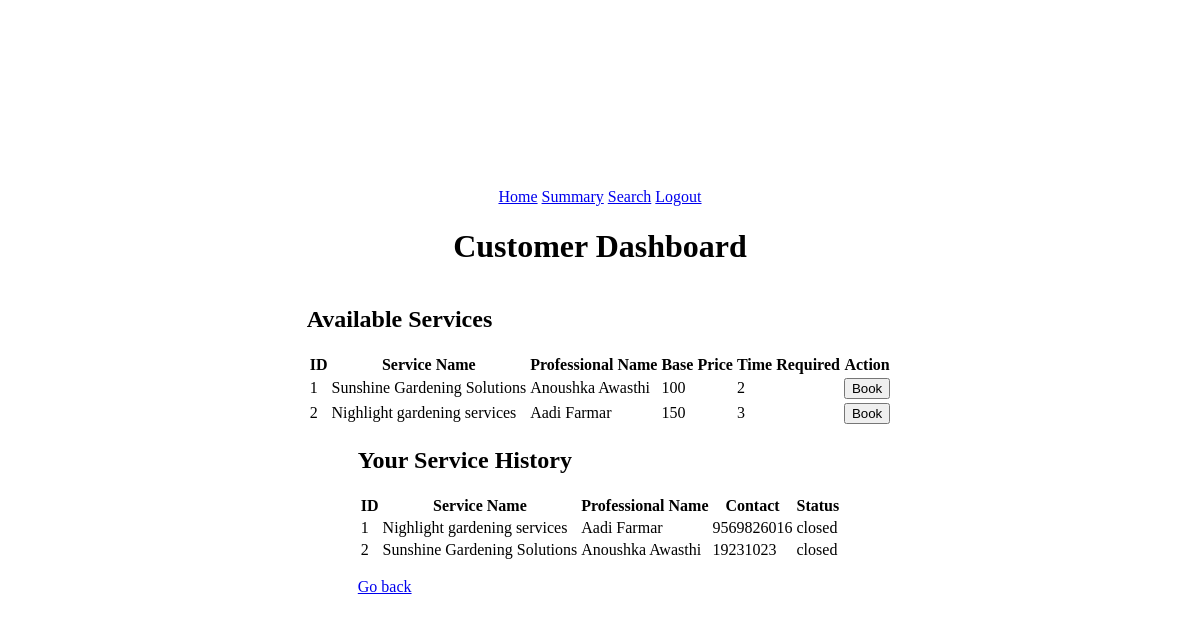
Page /customer_dashboard/2/gardening on the committed database.
### application/models.py (models this page shows)
class User(db.Model):
    __tablename__ = 'Users'
    id = db.Column(db.Integer, primary_key=True, autoincrement=True)
    email = db.Column(db.String, nullable=False, unique=True)
    password = db.Column(db.String, nullable=False)
    name = db.Column(db.String, nullable=False)
    role = db.Column(db.String, nullable=False)
    service_id = db.Column(db.Integer, db.ForeignKey('Services.id'), nullable=True)
    service_name = db.Column(db.String, nullable = True)
    service_category = db.Column(db.String, nullable = True)
    experience = db.Column(db.Integer, nullable=True)
    approval_status = db.Column(db.String, nullable=True)
    description = db.Column(db.String, nullable=True)
    contact = db.Column(db.Integer, nullable=True)
    address = db.Column(db.String, nullable=True)
    pincode = db.Column(db.Integer, nullable=True)
    __table_args__ = (
    db.CheckConstraint("role IN ('admin', 'customer', 'professional')"),
    )

class Service(db.Model):
    __tablename__ = 'Services'
    id = db.Column(db.Integer, primary_key=True, autoincrement=True)
    name = db.Column(db.String, nullable=False, unique=True)
    base_price = db.Column(db.Float, nullable=False)
    time_required = db.Column(db.Integer, nullable=True)
    description = db.Column(db.String, nullable=True)
    category = db.Column(db.String, nullable=False)

class ServiceRequest(db.Model):
    __tablename__ = 'Services_requests'
    id = db.Column(db.Integer, primary_key=True, autoincrement=True)
    service_id = db.Column(db.Integer, db.ForeignKey('Services.id'), nullable=False)
    customer_id = db.Column(db.Integer, db.ForeignKey('Users.id'), nullable=True)
    professional_id = db.Column(db.Integer, db.ForeignKey('Users.id'), nullable=True)
    professional_name = db.Column(db.String, nullable=True)
    date_of_request = db.Column(db.String, nullable=True)
    date_of_completion = db.Column(db.String, nullable=True)
    status = db.Column(db.String, default='requested')
    remarks = db.Column(db.String, nullable=True)
    rating = db.Column(db.Integer, nullable=True)
    __table_args__ = (
    db.CheckConstraint("status IN ('requested', 'assigned', 'closed')"),
    )

### app.py (the view)
@app.route("/customer_dashboard/<int:id>/<string:category>", methods=["GET", "POST"])
def customer_dashboard_category(id , category):
    user = User.query.filter_by(id=id).first()
    if user is None or user.role != "customer":
        return redirect("/login")
    services = Service.query.filter_by(category=category).join(
        User, Service.id == User.service_id
    ).filter(User.role == "professional").add_columns(
        Service.id, Service.name, Service.base_price, Service.time_required,
        Service.description, Service.category, User.name.label("professional_name"), User.id.label("professional_id")
    )
    service_requests = ServiceRequest.query.filter_by(customer_id=id).all()
    for request in service_requests:
        request.service_name = Service.query.filter_by(id=request.service_id).first().name
        request.phone = User.query.filter_by(id=request.professional_id).first().contact
    available_services = []
    for service in services:
        is_assigned = any(
            request.service_name == service.name and request.status == "assigned"
            for request in service_requests
        )
        is_requested = any(
            request.service_name == service.name and request.status == "requested"
            for request in service_requests
        )
        if not is_assigned and not is_requested:
            available_services.append(service)
    services = available_services
    return render_template("customer_dashboard_select.html", id = user.id ,services = services, service_requests = service_requests)

### templates/customer_dashboard_select.html (shortened to what this page needs)
<!DOCTYPE html>
<html lang="en">
<head>
    <link rel="stylesheet" href="/static/styles.css">
</head>
<body>
    <nav>
        <a href="/customer_dashboard/{{id}}">Home</a>
        <a href="/customer_dashboard/summary/{{id}}">Summary</a>
        <a href="/customer_dashboard/search/{{id}}">Search</a>
        <a href="/login">Logout</a>
    </nav>
    <h1>Customer Dashboard</h1>
    <div>
        <h2>Available Services</h2>
        {% if services %}
        <table>
            <tr>
                <th>ID</th>
                <th>Service Name</th>
                <th>Professional Name</th>
                <th>Base Price</th>
                <th>Time Required</th>
                <th>Action</th>
            </tr>
            {% for service in services %}
            <tr>
                <td>{{ service.id }}</td>
                <td>{{ service.name }}</td>
                <td>{{ service.professional_name }}</td>
                <td>{{ service.base_price }}</td>
                <td>{{ service.time_required }}</td>
                <td><button onclick="
                    fetch('/api/service_request/{{ id }}/{{ service.id }}/{{ service.professional_id }}' , {
                        method: 'POST'
                    }).then(() => window.location.reload())
                ">Book</button></td>
            </tr>
            {% endfor %}
        </table>
        {% else %}
            <p>No services available.</p>
        {% endif %}
    </div>
    <div>
        <h2>Your Service History</h2>
        <table>
            <tr>
                <th>ID</th>
                <th>Service Name</th>
                <th>Professional Name</th>
                <th>Contact</th>
                <th>Status</th>
            </tr>
            {% for service in service_requests %}
            <tr>
                <td>{{ service.id }}</td>
                <td>{{ service.service_name }}</td>
                <td>{{ service.professional_name }}</td>
                <td>{{ service.phone }}</td>
                <td>{% if service.status == 'assigned' %}
                    Assigned
                    <button onclick="window.location.href='/rate_service/{{ service.id }}'">Close it?</button>
                    {% else %}
                        {{service.status}}
                    {% endif %}
                </td>
            </tr>
            {% endfor %}
        </table>
        <p><a href="/customer_dashboard/{{id}}">Go back</a></p>
    </div>
</body>
</html>

### static/styles.css (style rules this page uses)
body { margin: 0; display: flex; min-height: 100vh; flex-direction: column; justify-content: center; align-items: center; }

### rows in the picture
User: id "1", name "Sunshine Gardening Solutions", professional_name "Anoushka Awasthi", base_price "100", time_required "2"
User: id "2", name "Nighlight gardening services", professional_name "Aadi Farmar", base_price "150", time_required "3"
ServiceRequest: id "1", service_name "Nighlight gardening services", professional_name "Aadi Farmar", phone "9569826016", status "closed"
ServiceRequest: id "2", service_name "Sunshine Gardening Solutions", professional_name "Anoushka Awasthi", phone "19231023", status "closed"
